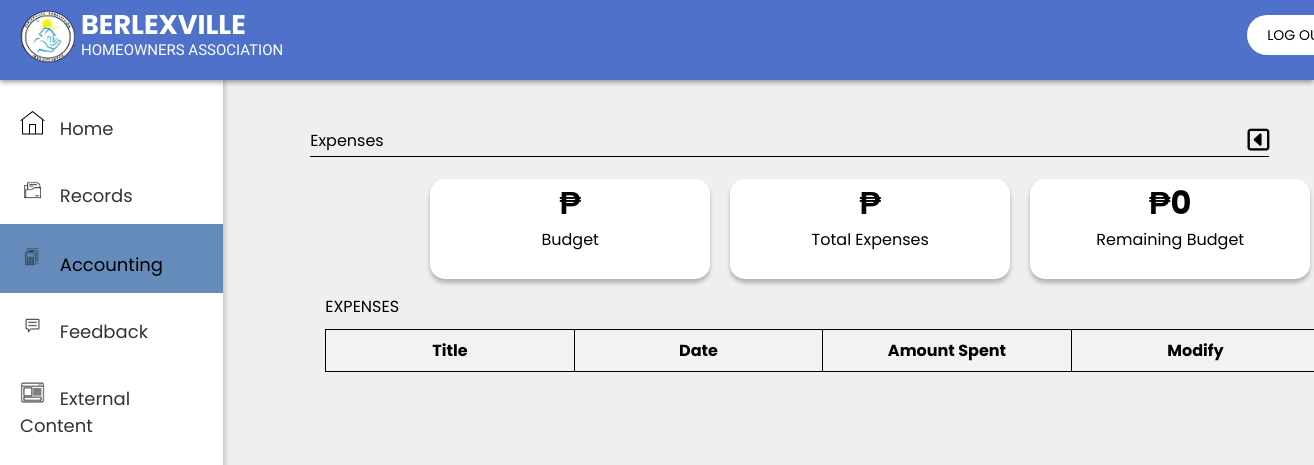
/admin/admin-accounting-expenses.php, run on an earlier commit of the app's database.
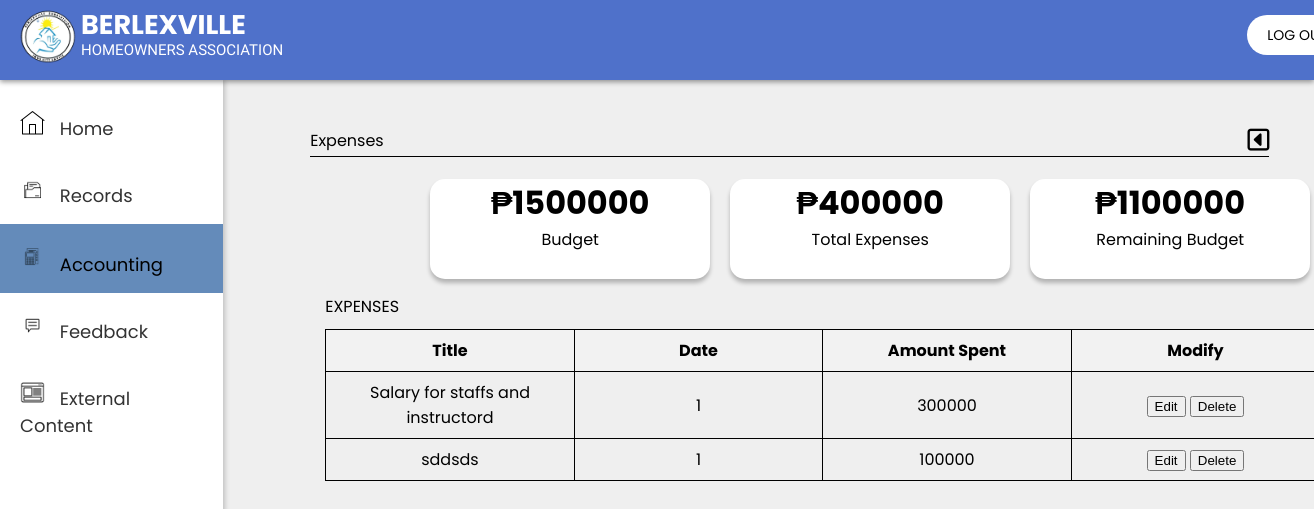
And on a later commit of the database.
### tables this page shows
CREATE TABLE `tbl_budget` (
  `budgetID` int(10) NOT NULL,
  `yearID` int(10) DEFAULT NULL,
  `total_budget` int(50) DEFAULT NULL
);

CREATE TABLE `tbl_expenses` (
  `expenseID` int(10) NOT NULL,
  `yearID` int(10) DEFAULT NULL,
  `date` date DEFAULT NULL,
  `expenseName` varchar(50) DEFAULT NULL,
  `amount` varchar(50) DEFAULT NULL
);

### admin/admin-accounting-expenses.php (the view, shortened to what this page needs)
<?php
include 'admin-nav-sidebars.php';
include '../db_connect.php';
$query = "SELECT expenseID, expenseName, yearID, amount FROM tbl_expenses ";
$result= mysqli_query($conn, $query);
if ($result->num_rows > 0) {
    $expenses = $result->fetch_all(MYSQLI_ASSOC);
} else {
    $expenses = array();
}
$query = "SELECT total_budget FROM tbl_budget WHERE yearID = 2023";
$result = $conn->query($query);
$row = $result->fetch_assoc();
$totalBudget = $row['total_budget'];
$query = "SELECT SUM(amount) AS total_expenses FROM tbl_expenses  WHERE yearID = 1";
$result = $conn->query($query);
$row = $result->fetch_assoc();
$totalExpenses = $row['total_expenses'];
$remainingBudget = $totalBudget - $totalExpenses;
?>
<!DOCTYPE html>
<html lang="en">
    <head>
        <link rel="stylesheet" href="https://cdnjs.cloudflare.com/ajax/libs/font-awesome/6.5.1/css/all.min.css" />
    </head>
    <body>
        <div class ="content-area">
            <div class="upperbox">
                <p>Expenses</p>
                <a href="admin-accounting.php">
                    <i class="fa-regular fa-square-caret-left"></i>
                </a>
            </div>
            <div class="middlebox">
                <div class="middlebox-finance">
                            <div class="status-box">
                                    <div class="budget-box">
                                        <h1><?php echo '₱' , $totalBudget?></h1>
                                        <p>Budget</p>
                                    </div>
                                    <div class="total-expenses-box">
                                        <h1><?php echo  '₱' ,$totalExpenses?></h1>
                                        <p> Total Expenses</p>
                                    </div>
                                    <div class="total-expenses-box">
                                        <h1><?php echo  '₱' ,$remainingBudget?></h1>
                                        <p> Remaining Budget</p>
                                    </div>
                        </div>
                        <div class="align-tbl-finances">
                                <div class="table-box">
                                    <p>EXPENSES</p>
                                    <div class="tabledisplay-finance">
                                        <table id="expense-table">
                                            <thead>
                                                <tr>
                                                    <th>Title</th>
                                                    <th>Date</th>
                                                    <th>Amount Spent</th>
                                                    <th>Modify</th>
                                                </tr>
                                            </thead>
                                            <tbody>
                                            <?php foreach ($expenses as $expense): ?>
                                            <tr>
                                                <td><?php echo $expense['expenseName']; ?></td>
                                                <td><?php echo $expense['yearID']; ?></td>
                                                <td><?php echo $expense['amount']; ?></td>
                                                <td>
                                                <button class="edit-button" onclick="openEditForm(<?php echo $expense['expenseID']; ?>)" data-expense-id="<?php echo $expense['expenseID']; ?>">Edit</button>
                                                <button class="delete-button" onclick="deleteExpense(<?php echo $expense['expenseID']; ?>)">Delete</button>
                                                </td>
                                            </tr>
                                            <?php endforeach; ?>
                                            </tbody>
                                        </table>
             </div>
        </body>
    </html>

What changed in the data, as far as the page shows it:
added tbl_budget: total_budget "1500000"
added tbl_expenses: expenseName "Salary for staffs and instructord", yearID "1", amount "300000"
added tbl_expenses: expenseName "sddsds", yearID "1", amount "100000"
Also different on the page:
$totalExpenses: (not shown) → "400000"
$remainingBudget: "0" → "1100000"
